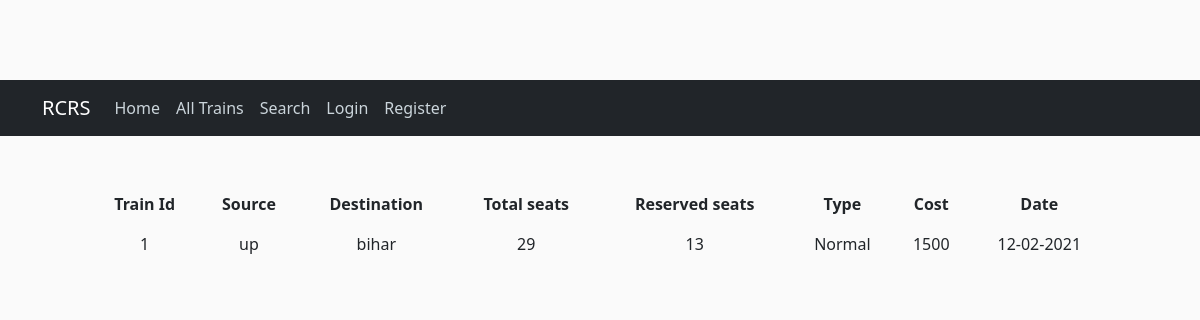
The page /trains/1 on the database its author committed.
### trains/models.py (models this page shows, shortened)
class Trains(models.Model):
    categories = (
        ('Normal','Normal'),
        ('Express','Express')
    )
    id = models.AutoField(primary_key=True)
    source = models.CharField(max_length = 30,)
    destination = models.CharField(max_length = 30)
    seats_total = models.IntegerField()
    seats_res = models.IntegerField()
    types = models.CharField(choices=categories,max_length=20)
    cost = models.IntegerField()
    date = models.CharField(max_length = 20)

### trains/views.py (the view)
# urls.py: path('trains/<int:pk>',TrainsDetailView.as_view(),name ='trains'),
class TrainsDetailView(DetailView):
    model = Trains
    template_name = 'train_details.html'
    context_object_name = 'train'

### templates/train_details.html
{% extends "layout.html" %} {% block content%}
<div class=" p-5">
    <table class="table table-borderless table-hover">
        <thead class="text-center">
            <th>Train Id</th>
            <th>Source</th>
            <th>Destination</th>
            <th>Total seats</th>
            <th>Reserved seats</th>
            <th>Type</th>
            <th>Cost</th>
            <th>Date</th>
        </thead>
        <tr class="text-center">
            <td>{{ train.id}}</td>
            <td>{{train.source}}</td>
            <td> {{train.destination}}</td>
            <td>{{train.seats_total}}</td>
            <td>{{train.seats_res}}</td>
            <td>{{train.types}}</td>
            <td>{{train.cost}}</td>
            <td> {{train.date}}</td>
        </tr>
    </table>
</div>
{% endblock content %}

### static/main.css (style rules this page uses)
body { background: #fafafa; color: #333333; margin-top: 5rem; }

### rows shown on the page
Trains: id "1", source "up", destination "bihar", seats_total "29", seats_res "13", types "Normal", cost "1500", date "12-02-2021"
